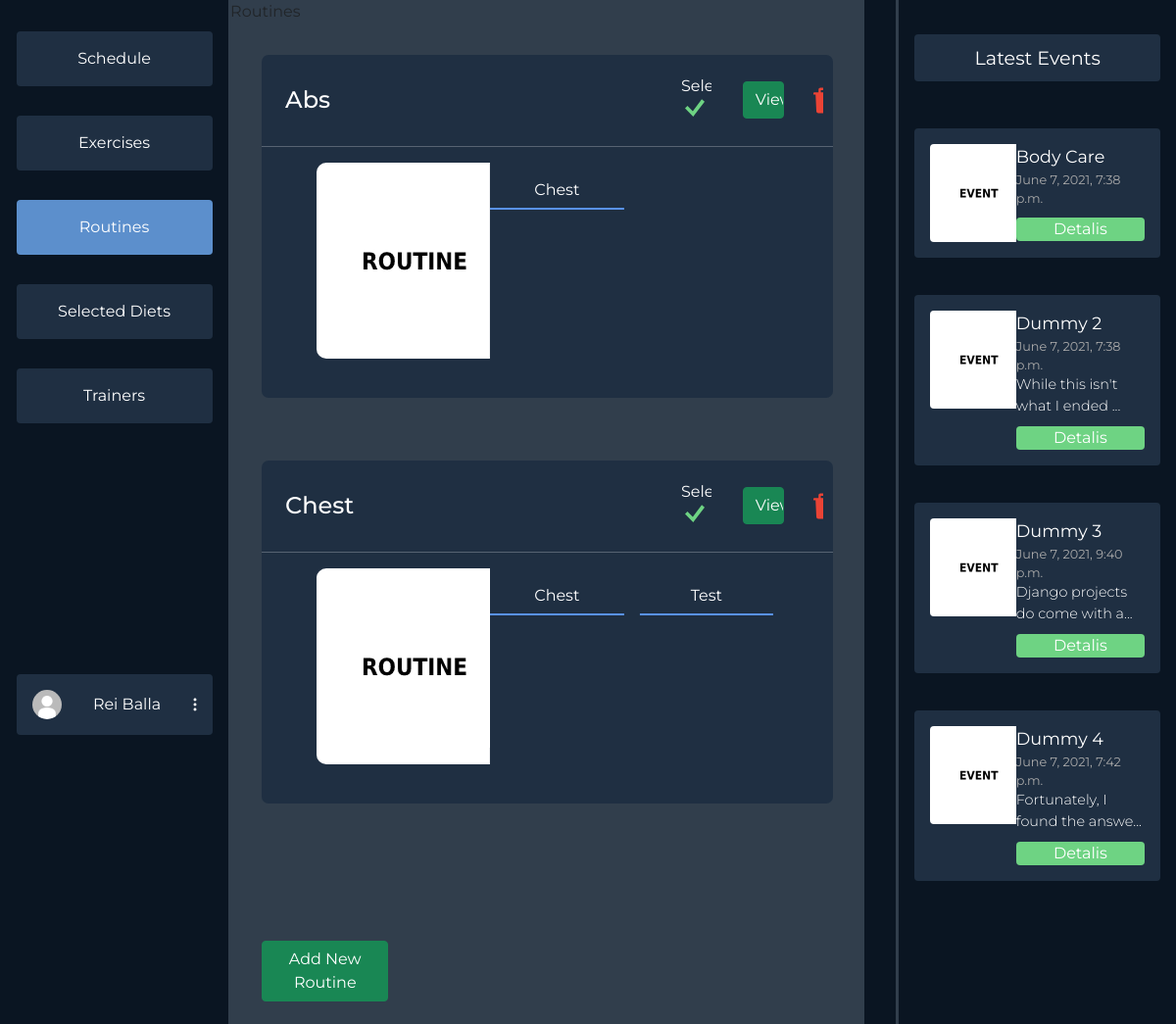
Before: /dashboard/routines/ (signed in) with the older database file.
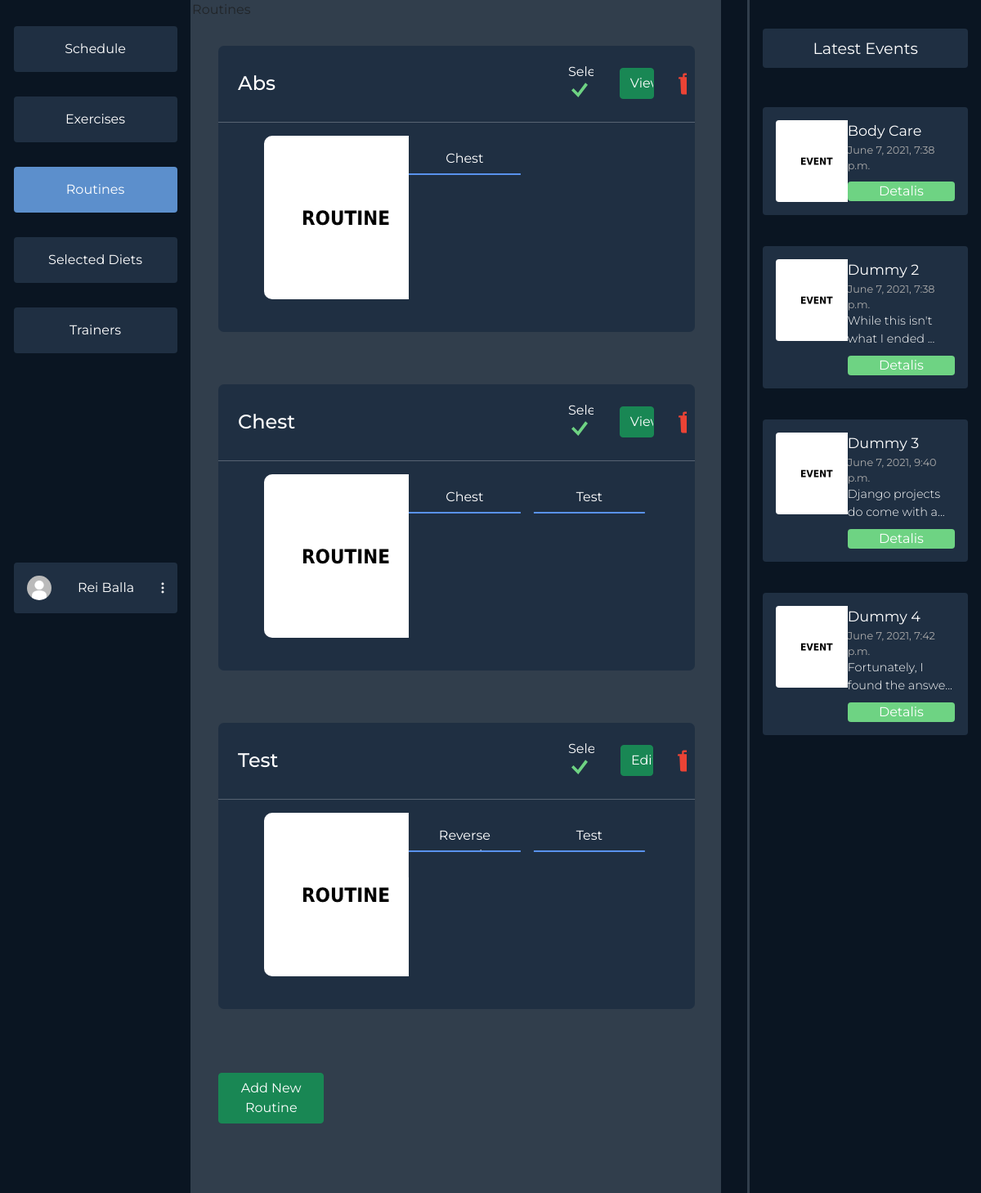
After: the same page with the newer database file.
### dashboards/models.py (models this page shows, shortened)
class Routine(models.Model):
    owner = models.ForeignKey(User, on_delete=CASCADE,
                              related_name='%(class)s_username', null=True)
    title = models.CharField(max_length=60, blank=True)
    selected_by = models.ManyToManyField(User)
    desc = models.TextField(blank=True)
    thumbnail = models.ImageField(
        upload_to='routines/', default='routines/default.jpg')
    exercises = models.ManyToManyField(Exercise)
    days = models.CharField(max_length=60, blank=True)

class Exercise(models.Model):
    owner = models.ForeignKey(User, on_delete=CASCADE,
                              related_name='%(class)s_username', null=True)
    selected_by = models.ManyToManyField(User)
    title = models.CharField(max_length=60, blank=True)
    reps = models.IntegerField(default=3, blank=True)
    desc = models.TextField(blank=True)
    link = models.CharField(max_length=300, blank=True)

class Event(models.Model):
    title = models.CharField(max_length=60, blank=True)
    date = models.DateTimeField(default=datetime.now(), blank=True)
    desc = models.TextField(blank=True)
    thumbnail = models.ImageField(
        upload_to='events/', default='events/default.jpg')

### dashboards/user_views.py (the view, shortened to what this page needs)
# urls.py: path('routines/', user_views.routines,
@login_required(login_url='login')
def routines(request):
    events = Event.objects.all()[:4]
    routines = Routine.objects.all()
    context = {'options': ROUTINES_NAV, 'events': events, 'routines': routines}
    return render(request, 'dashboards/user/routines.html', context)

### dashboards/templates/dashboards/user/routines.html (shortened to what this page needs)
{% extends 'dashboards/user/dashboard.html' %}
{% load static %}
{% block styles %}
<link rel="stylesheet" href="{% static 'css/dashboards/routines.css' %}">
{% endblock styles %}
{% block middle %}
<div class="showing-where-you-are">
    Routines
    </div>
<div class="routines">
    {% for routine in routines %}
    <div class="routine-card">
        <div class="header">
            <h4>{{routine.title}}</h4>
            <div class="buttons">
                {% if request.user in routine.selected_by.all %}
                <div class="selected">Selected <img id="tick" src="{% static 'svg/tick.svg' %}"> </div>
                {% endif %}
                {% if routine.owner == user %}
                <a id="view" class="btn btn-success" href="{% url 'userdashboard-routine-details' routine.id %}">Edit</a>
                {% else %}
                <a id="view" class="btn btn-success" href="{% url 'userdashboard-routine-details' routine.id %}">View</a>
                {% endif %}
                {% if request.user in routine.selected_by.all %}
                <div class="trash">
                    <form action="{% url 'userdashboard-routines' %}" method="POST">
                        <button id="hidden-btn">
                        <img id="trash" src="{% static 'svg/trash.svg' %}" alt="">
                        </button>
                    </form>
                </div>
                {% endif %}
             </div>
        </div>
        <hr/>
        <div class="routine-body">
            <div class="routine-thumbnail">
                <div class="thumbnail"><img src="{{routine.thumbnail.url}}" alt=""></div>
            </div>
            <div class="exercise-grid">
                {% for exercise in routine.exercises.all %}
                <a href="{% url 'userdashboard-exercise-details' exercise.id %}" class="exlink">{{exercise.title}}</a>
                {% endfor %}
            </div>
        </div>
    </div>
    {% endfor %}
</div>
    <a id="addroutine" class="btn btn-success" href="{% url 'create-routine' %}">Add New Routine</a>
{% endblock middle %}

### dashboards/templates/dashboards/user/dashboard.html (shortened to what this page needs)
{% load static %}
<html>
  <head>
    <link href="https://cdn.jsdelivr.net/npm/bootstrap@5.0.1/dist/css/bootstrap.min.css" rel="stylesheet">
    <link rel="stylesheet" href="{% static 'css/dashboards/main.css' %}">
    <link rel="stylesheet" href="https://cdn.jsdelivr.net/npm/bootstrap-select@1.13.14/dist/css/bootstrap-select.min.css">
    {% block styles %}
    {% endblock styles %}
  </head>
  <body>
  {% block content %}
  {% if user.is_authenticated %}
  <div class="mycontainer">
    <div class="navigation">
      <div class="nav-col">
        <div class="options">
          {% for key, item in options.items %}
            {% if item.isActive %}
            <a class="option-active" href="/dashboard/{{item.url}}">{{ item.name }}</a>
            {% else %}
            <a class="option" href="/dashboard/{{item.url}}">{{ item.name }}</a>
            {% endif %}
          {% endfor %}
        </div>
        <div class="profile-wrapper">
          <div class="user-btn">
            <div class="profile-pic"><img src="{{ user.profile.profile_photo.url }}" alt=""></div>
            {% if user.first_name %}
            <span>{{user.get_full_name}}</span>
            {% else %}
            <span>{{user.username}}</span>
            {% endif %}
            <div class="three-dot"><img src="{% static 'svg/3dots.svg' %}" alt=""></div>
          </div>
        </div>
      </div>
      <div class="divider"></div>
    </div>
    <div class="middle">
    {% block middle %}
    {% endblock middle %}
    </div>
    <div class="events-section">
      <div class="divider"></div>
      <div class="events">
        <div class="latest">
          Latest Events
        </div>
        <div class="items overflow-auto">
        {% for item in events %}
          <div class="event-item">
            <div class="event-item-left">
              <div class="event-thumb"><img src="{{item.thumbnail.url}}"></div>
            </div>
            <div class="event-item-right">
              <div class="title">{{item.title}}</div>
              <div class="date">{{item.date}}</div>
              {% if item.desc|length > 30 %}
                <div class="desc">{{item.desc|slice:":30"}}...</div>
              {% else %}
                <div class="desc">{{item.desc}}</div>
              {% endif %}
              <div class="details">Detalis</div>
            </div>
          </div>
        {% endfor %}
        </div>
      </div>
    </div>
  </div>
  {% endif %}
  {% endblock content %}
  </body>
<html>

Changed rows visible on the page:
added Routine: title "Test", shows "Edit", thumbnail (placeholder picture), Exercise (title "Test")
now on this page (row unchanged): Exercise: title "Reverse…", shown under "Test"
